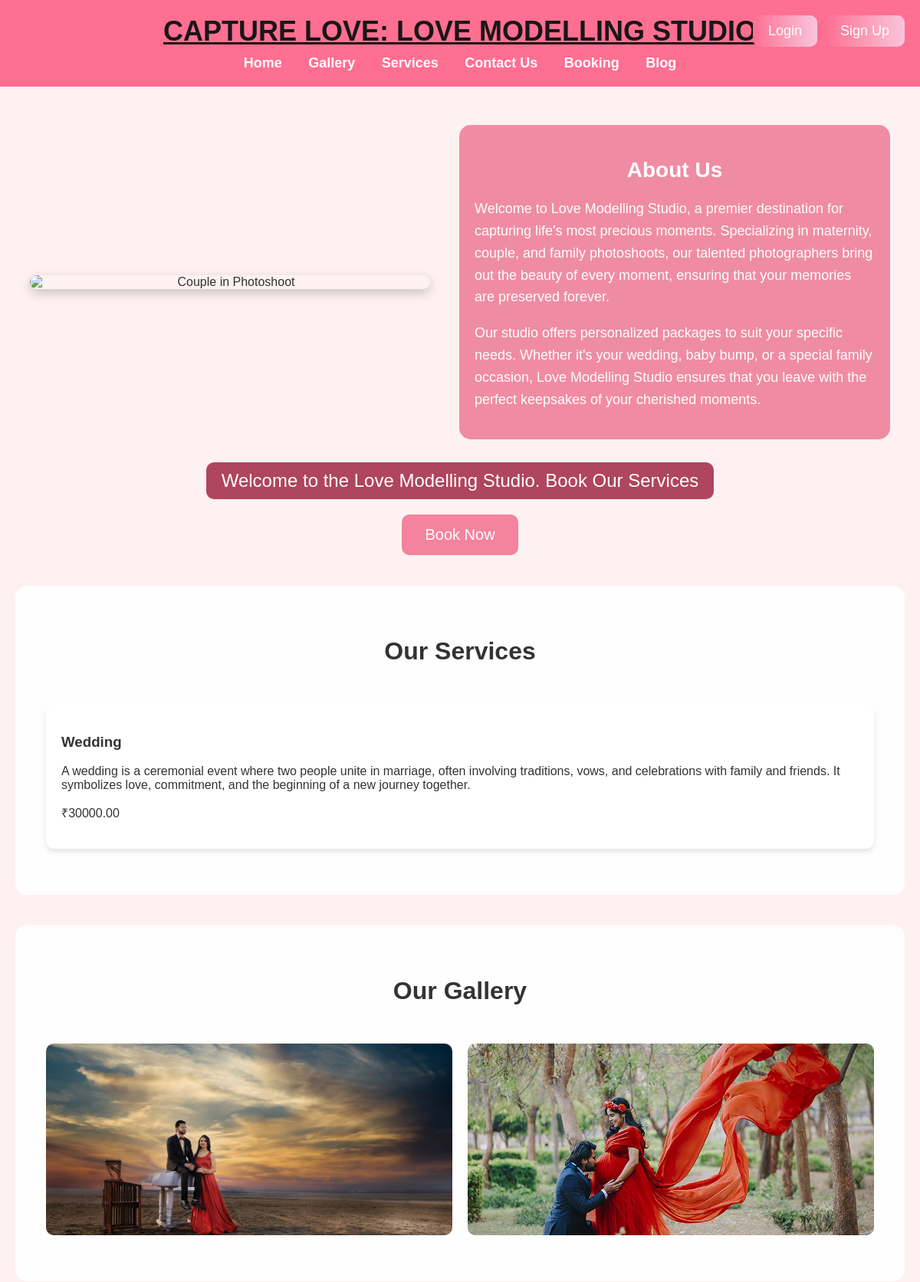
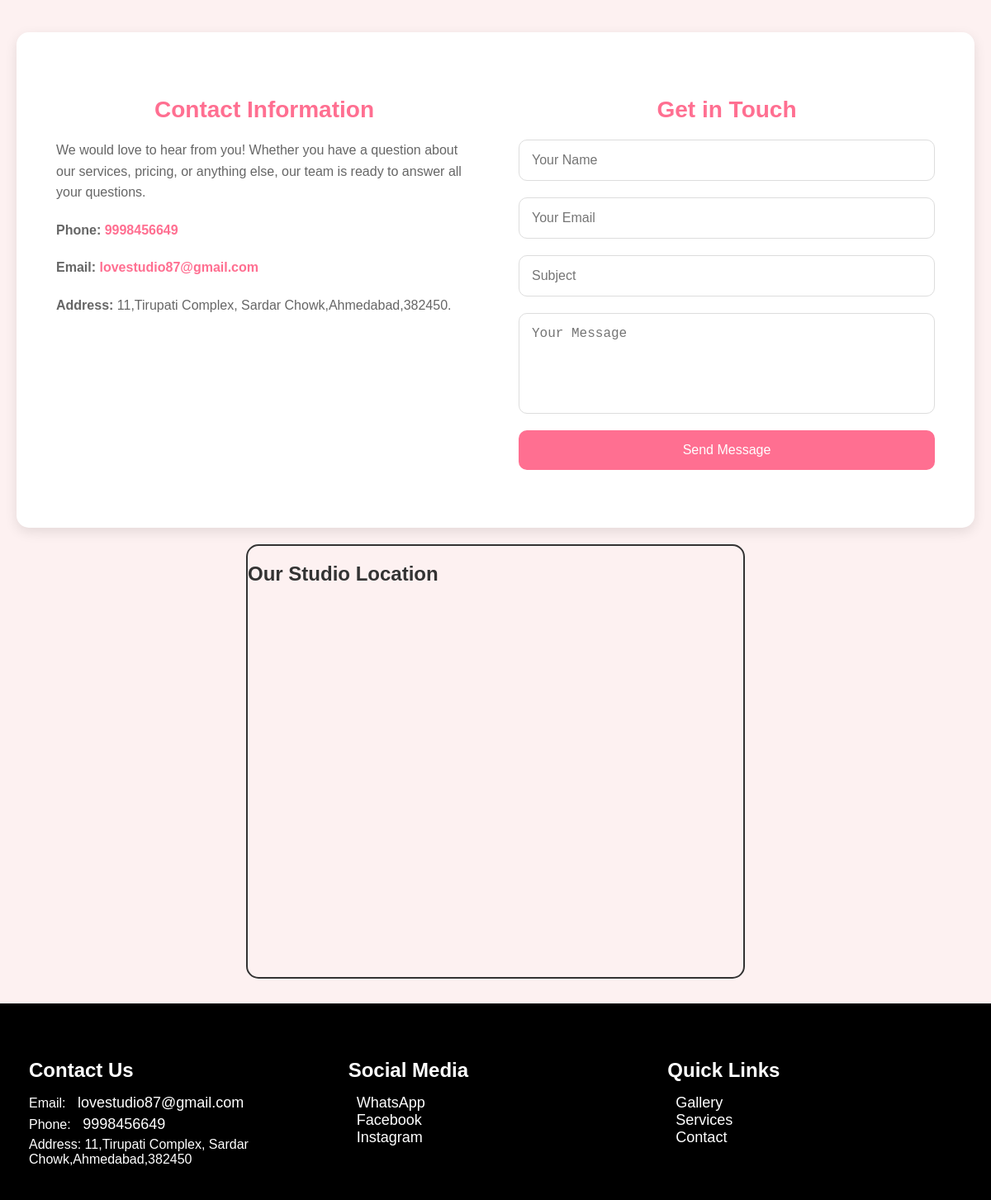
The page / on the database its author committed (2 pictures, top to bottom).
### home/models.py (models this page shows, shortened)
class Service(models.Model):
    service_id = models.AutoField(primary_key=True)
    name = models.CharField(max_length=100)
    description = models.TextField()
    price = models.DecimalField(max_digits=10, decimal_places=2)
    image = models.ImageField(upload_to='services/', null=True, blank=True)
    is_active = models.BooleanField(default=True)
    category = models.CharField(max_length=100, default='General')
    created_at = models.DateTimeField(default=timezone.now)
    updated_at = models.DateTimeField(auto_now=True)
    class Meta:
        verbose_name = 'Service'
        verbose_name_plural = 'Services'
        ordering = ['name']

### home/views.py (the view)
# urls.py: path('', views.index, name='index'),  # The root URL will load index.html
def index(request):
    testimonials = Testimonial.objects.filter(is_active=True).order_by('-created_at')[:3]
    gallery_items = Gallery.objects.all().order_by('-uploaded_at')[:6]
    services = Service.objects.all()
    context = {
        'testimonials': testimonials,
        'gallery_items': gallery_items,
        'services': services,
    }
    return render(request, 'index.html', context)

### home/templates/index.html (shortened to what this page needs)
{% extends 'base.html' %}
{% block content %}
<!DOCTYPE html>
<html lang="en">
<head>
</head>
<body>
    <div class="main">
        <img src="https://www.weddingsutra.com/images/bride/fashion/jewelry-series-gujarati-bride/gujrati-bride-intro.webp" alt="Couple in Photoshoot">
        <div class="about-us">
            <h2>About Us</h2>
            <p>Welcome to Love Modelling Studio, a premier destination for capturing life's most precious moments.
                Specializing in maternity, couple, and family photoshoots, our talented photographers bring out the beauty of every moment,
                ensuring that your memories are preserved forever.</p>
            <p>Our studio offers personalized packages to suit your specific needs. Whether it's your wedding, baby bump, or a special family occasion,
                Love Modelling Studio ensures that you leave with the perfect keepsakes of your cherished moments.</p>
        </div>
    </div>
    <div class="center-content">
        <div class="welcome-banner">
            Welcome to the Love Modelling Studio. Book Our Services
        </div>
        <a href="{% url 'booking' %}" class="book-now">Book Now</a>
    </div>
    {% if services %}
    <section class="services-section">
        <h2 class="section-title">Our Services</h2>
        <div class="services-container">
            {% for service in services %}
            <div class="service-card">
                <h3>{{ service.name }}</h3>
                <p>{{ service.description }}</p>
                <p class="price">₹{{ service.price }}</p>
            </div>
            {% endfor %}
        </div>
    </section>
    {% endif %}
    {% if gallery_items %}
    <section class="gallery-section">
        <h2 class="section-title">Our Gallery</h2>
        <div class="gallery-grid">
            {% for item in gallery_items %}
            <div class="gallery-item">
                <img src="{{ item.image.url }}" alt="{{ item.title }}">
            </div>
            {% endfor %}
        </div>
    </section>
    {% endif %}
</body>
</html>
{% include 'contact.html' with include=True %}
{% endblock %}

### home/templates/base.html (style rules this page uses)
body { font-family: 'Georgia', serif; margin: 0; padding: 0; background: linear-gradient(to bottom right, #d8b789, #d8b789); color: #000000; }

### home/templates/index.html (style rules this page uses)
body { font-family: 'Georgia', serif; margin: 0; padding: 0; background: linear-gradient(to bottom right, #dd97b5, #e793cf); color: #333; }
.main { text-align: center; margin-top: 50px; display: flex; justify-content: space-around; align-items: center; padding: 0 20px; }
.main img { width: 45%; max-width: 700px; border-radius: 15px; box-shadow: 0px 5px 15px rgba(0, 0, 0, 0.2); }
.about-us { width: 45%; padding: 20px; color: #fff; background-color: rgba(237, 115, 144, 0.8); border-radius: 15px; }
.about-us h2 { font-size: 28px; margin-bottom: 20px; }
.about-us p { font-size: 18px; line-height: 1.6; text-align: left; }
.center-content { display: flex; flex-direction: column; align-items: center; justify-content: center; margin: 30px 0; }
.welcome-banner { font-size: 24px; color: #fff; background: #af455e; padding: 10px 20px; border-radius: 10px; margin-bottom: 20px; }
.book-now { padding: 15px 30px; background: #f4839d; color: #fff; border: none; border-radius: 10px; font-size: 20px; cursor: pointer; transition: background 0.3s; text-decoration: none; display: inline-block; }
.services-section { padding: 40px 20px; background: rgba(255, 255, 255, 0.9); margin: 40px 20px; border-radius: 15px; }
.services-container { display: grid; grid-template-columns: repeat(auto-fit, minmax(250px, 1fr)); gap: 20px; padding: 20px; }
.service-card { background: white; padding: 20px; border-radius: 10px; box-shadow: 0 4px 6px rgba(0, 0, 0, 0.1); }
.gallery-section { padding: 40px 20px; background: rgba(255, 255, 255, 0.9); margin: 40px 20px; border-radius: 15px; }
.gallery-grid { display: grid; grid-template-columns: repeat(auto-fit, minmax(250px, 1fr)); gap: 20px; padding: 20px; }
.gallery-item { position: relative; border-radius: 10px; overflow: hidden; height: 250px; }
.gallery-item img { width: 100%; height: 100%; object-fit: cover; }
.section-title { text-align: center; color: #333; font-size: 2em; margin-bottom: 30px; }

### home/templates/contact.html (style rules this page uses)
body { font-family: 'Arial', sans-serif; margin: 0; padding: 0; background: #fdf1f1; color: #333; }

### rows shown on the page
Service: name "Wedding", description "A wedding is a ceremonial event where two people unite in marriage, often involving traditions, vows, and celebrations with family and friends. It symbolizes love, commitment, and the beginning of a new journey together.", price "30000.00"
